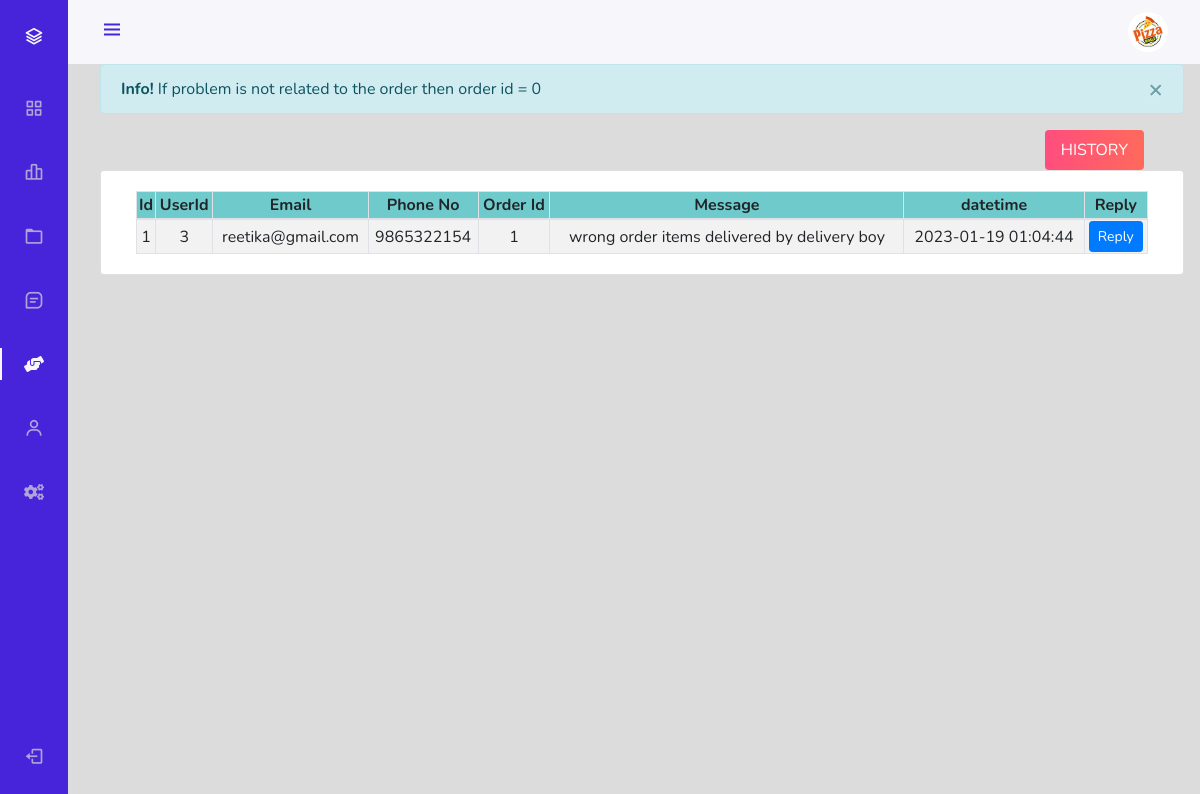
Screenshot of /admin/index.php?page=contactManage (signed in) with the database file from the repository.
### tables this page shows
CREATE TABLE `contact` (
  `contactId` int(21) NOT NULL,
  `userId` int(21) NOT NULL,
  `email` varchar(35) NOT NULL,
  `phoneNo` bigint(21) NOT NULL,
  `orderId` int(21) NOT NULL DEFAULT 0 COMMENT 'If problem is not related to the order then order id = 0',
  `message` text NOT NULL,
  `time` datetime NOT NULL DEFAULT current_timestamp()
);

### admin/contactManage.php (the view, shortened to what this page needs)
<div class="alert alert-info alert-dismissible fade show" role="alert" style="width:100%" id='notempty'>
    <strong>Info!</strong> If problem is not related to the order then order id = 0
    <button type="button" class="close" data-dismiss="alert"><span aria-hidden="true">×</span></button>
</div>
<div style="margin-right: 32px;display: table;margin-left: auto;">
<button type="button" class="btn btn-danger-gradiant text-white border-0 py-2 px-3 mx-2" data-toggle="modal" data-target="#history"><span> HISTORY <i class="ti-arrow-right"></i></span></button>
</div>
<div class="container-fluid" id='empty'>
	<div class="row">
		<div class="card col-lg-12">
			<div class="card-body">
				<table class="table-striped table-bordered col-md-12 text-center">
                    <thead style="background-color: rgb(111 202 203);">
                        <tr>
                            <th>Id</th>
                            <th>UserId</th>
                            <th>Email</th>
                            <th>Phone No</th>
                            <th>Order Id</th>
                            <th>Message</th>
                            <th>datetime</th>
                            <th>Reply</th>
                        </tr>
                    </thead>
                    <tbody>
                        <?php
                            $sql = "SELECT * FROM contact";
                            $result = mysqli_query($conn, $sql);
                            while($row=mysqli_fetch_assoc($result)) {
                                $contactId = $row['contactId'];
                                $userId = $row['userId'];
                                $email = $row['email'];
                                $phoneNo = $row['phoneNo'];
                                $orderId = $row['orderId'];
                                $message = $row['message'];
                                $time = $row['time'];
                                echo '<tr>
                                        <td>' .$contactId. '</td>
                                        <td>' .$userId. '</td>
                                        <td>' .$email. '</td>
                                        <td>' .$phoneNo. '</td>
                                        <td>' .$orderId. '</td>
                                        <td>' .$message. '</td>
                                        <td>' .$time. '</td>
                                        <td class="text-center">
                                            <button class="btn btn-sm btn-primary" type="button" data-toggle="modal" data-target="#reply' .$contactId. '">Reply</button>
                                        </td>
                                    </tr>';
                            }
                              ?><script> document.getElementById("notempty").innerHTML = '<div class="alert alert-info alert-dismissible fade show" role="alert" style="width:100%"> You have not recieve any message!	</div>';
                    </tbody>
		        </table>
			</div>
		</div>
	</div>
</div>

### admin/assetsForSideBar/css/styles.css (style rules this page uses)
:root { --header-height: 3rem; --nav-width: 68px; --first-color: #4723D9; --first-color-light: #AFA5D9; --white-color: #F7F6FB; --body-font: 'Nunito', sans-serif; --normal-font-size: 1rem; --z-fixed: 100; }
*,::before,::after { box-sizing: border-box; }
body { position: relative; margin: var(--header-height) 0 0 0; padding: 0 1rem; font-family: var(--body-font); font-size: var(--normal-font-size); transition: .5s; }
.show { left: 0; }
@media screen and (min-width: 768px) { body { margin: calc(var(--header-height) + 1rem) 0 0 0; padding-left: calc(var(--nav-width) + 2rem); } }

### admin/contactManage.php (style rules this page uses)
.btn-danger-gradiant { background: linear-gradient(to right, #ff4d7e 0%, #ff6a5b 100%); }

### rows the page displays
contact: contactId "1", userId "3", email "reetika@gmail.com", phoneNo "9865322154", orderId "1", message "wrong order items delivered by delivery boy", time "2023-01-19 01:04:44"
